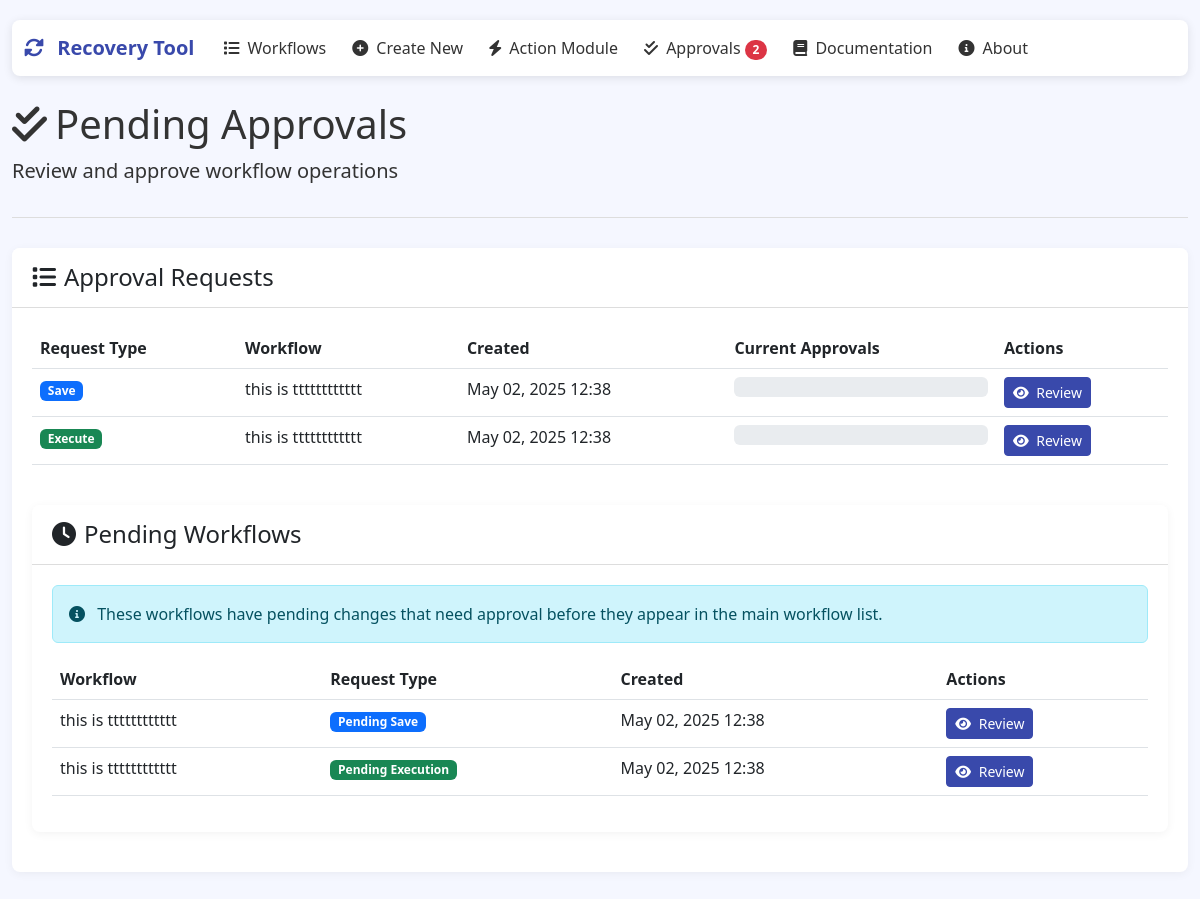
Page /workflows/approvals/ on the committed database.
### workflow_builder/models.py (models this page shows, shortened)
class ApprovalRequest(models.Model):
    REQUEST_TYPES = [
        ('workflow_save', 'Workflow Save'),
        ('workflow_execute', 'Workflow Execute'),
    ]
    STATUS_CHOICES = [
        ('pending', 'Pending'),
        ('approved', 'Approved'),
        ('rejected', 'Rejected'),
    ]
    id = models.UUIDField(primary_key=True, default=uuid.uuid4, editable=False)
    request_type = models.CharField(max_length=50, choices=REQUEST_TYPES)
    workflow = models.ForeignKey(Workflow, related_name='approval_requests', on_delete=models.CASCADE)
    workflow_data = models.JSONField(null=True, blank=True)  # For storing workflow data before save
    status = models.CharField(max_length=20, choices=STATUS_CHOICES, default='pending')
    created_at = models.DateTimeField(auto_now_add=True)
    updated_at = models.DateTimeField(auto_now=True)
    approver1 = models.CharField(max_length=100, null=True, blank=True)
    approver1_time = models.DateTimeField(null=True, blank=True)
    approver2 = models.CharField(max_length=100, null=True, blank=True)
    approver2_time = models.DateTimeField(null=True, blank=True)
    @property
    def approval_count(self):
        count = 0
        if self.approver1:
            count += 1
        if self.approver2:
            count += 1
        return count

class Workflow(models.Model):
    id = models.UUIDField(primary_key=True, default=uuid.uuid4, editable=False)
    name = models.CharField(max_length=255)
    description = models.TextField(blank=True, null=True)
    created_at = models.DateTimeField(auto_now_add=True)
    updated_at = models.DateTimeField(auto_now=True)
    yaml_content = models.TextField(blank=True, null=True)

### workflow_builder/views.py (the view)
# urls.py: path('approvals/', views.approval_list, name='approval_list'),
def approval_list(request):
    pending_requests = ApprovalRequest.objects.filter(status='pending')
    if request.GET.get('count_only') == 'true':
        return JsonResponse({
            'pending_count': pending_requests.count()
        })
    return render(request, 'workflow_builder/approval_list.html', {
        'pending_requests': pending_requests
    })

### workflow_builder/templatetags/custom_filters.py (called while the page is built)
@register.filter
def multiply(value, arg):
    try:
        return int(value) * int(arg)
    except (ValueError, TypeError):
        return ''

### workflow_builder/templates/workflow_builder/approval_list.html (shortened to what this page needs)
{% extends 'workflow_builder/base.html' %}
{% load custom_filters %}
{% block content %}
<div class="page-header">
    <h1><i class="fas fa-check-double me-2"></i>Pending Approvals</h1>
    <p class="lead">Review and approve workflow operations</p>
</div>
<div class="card">
    <div class="card-header">
        <h4 class="mb-0"><i class="fas fa-list me-2"></i>Approval Requests</h4>
    </div>
    <div class="card-body">
        {% if pending_requests %}
            <div class="table-responsive">
                <table class="table table-hover">
                    <thead>
                        <tr>
                            <th>Request Type</th>
                            <th>Workflow</th>
                            <th>Created</th>
                            <th>Current Approvals</th>
                            <th>Actions</th>
                        </tr>
                    </thead>
                    <tbody>
                        {% for request in pending_requests %}
                            <tr>
                                <td>
                                    {% if request.request_type == 'workflow_save' %}
                                        <span class="badge bg-primary">Save</span>
                                    {% elif request.request_type == 'workflow_execute' %}
                                        <span class="badge bg-success">Execute</span>
                                    {% endif %}
                                </td>
                                <td>{{ request.workflow.name }}</td>
                                <td>{{ request.created_at|date:"M d, Y H:i" }}</td>
                                <td>
                                    <div class="progress" style="height: 20px;">
                                    </div>
                                </td>
                                <td>
                                    <a href="{% url 'approval_detail' request.id %}" class="btn btn-primary btn-sm">
                                        <i class="fas fa-eye me-1"></i> Review
                                    </a>
                                </td>
                            </tr>
                        {% endfor %}
                    </tbody>
                </table>
            </div>
<div class="card mt-4">
    <div class="card-header">
        <h4 class="mb-0"><i class="fas fa-clock me-2"></i>Pending Workflows</h4>
    </div>
    <div class="card-body">
        {% if pending_requests %}
            <p class="alert alert-info">
                <i class="fas fa-info-circle me-2"></i>
                These workflows have pending changes that need approval before they appear in the main workflow list.
            </p>
            <div class="table-responsive">
                <table class="table table-hover">
                    <thead>
                        <tr>
                            <th>Workflow</th>
                            <th>Request Type</th>
                            <th>Created</th>
                            <th>Actions</th>
                        </tr>
                    </thead>
                    <tbody>
                        {% for request in pending_requests %}
                            <tr>
                                <td>{{ request.workflow.name }}</td>
                                <td>
                                    {% if request.request_type == 'workflow_save' %}
                                        <span class="badge bg-primary">Pending Save</span>
                                    {% elif request.request_type == 'workflow_execute' %}
                                        <span class="badge bg-success">Pending Execution</span>
                                    {% endif %}
                                </td>
                                <td>{{ request.created_at|date:"M d, Y H:i" }}</td>
                                <td>
                                    <a href="{% url 'approval_detail' request.id %}" class="btn btn-primary btn-sm">
                                        <i class="fas fa-eye me-1"></i> Review
                                    </a>
                                </td>
                            </tr>
                        {% endfor %}
                    </tbody>
                </table>
            </div>
        {% else %}
            <div class="alert alert-success mb-0">
                <i class="fas fa-check-circle me-2"></i> No pending workflow changes.
            </div>
        {% endif %}
    </div>
</div>
        {% else %}
            <div class="alert alert-info mb-0">
                <i class="fas fa-info-circle me-2"></i> No pending approval requests found.
            </div>
        {% endif %}
    </div>
</div>
{% endblock %}

### workflow_builder/templates/workflow_builder/base.html (style rules this page uses)
:root { --primary-color: #3949ab; --primary-light: #6f74dd; --primary-dark: #00227b; --secondary-color: #ef6c00; --secondary-light: #ff9d3f; --secondary-dark: #b53d00; --background-light: #f5f7ff; --text-color: #333; --border-color: #ddd; --success-color: #4caf50; --danger-color: #f44336; --warning-color: #ff9800; --info-color: #2196f3; }
body { background-color: var(--background-light); color: var(--text-color); font-family: 'Segoe UI', Tahoma, Geneva, Verdana, sans-serif; padding-top: 20px; padding-bottom: 20px; }
.card { border-radius: 8px; border: none; box-shadow: 0 2px 10px rgba(0, 0, 0, 0.05); transition: transform 0.3s, box-shadow 0.3s; margin-bottom: 20px; overflow: hidden; }
.card-header { background-color: white; border-bottom: 1px solid var(--border-color); font-weight: 600; padding: 15px 20px; }
.card-body { padding: 20px; }
.btn-primary { background-color: var(--primary-color); border-color: var(--primary-color); }
.page-header { margin-bottom: 30px; border-bottom: 1px solid var(--border-color); padding-bottom: 15px; }

### rows in the picture
ApprovalRequest: request_type "Save", workflow.name "this is tttttttttttt", created_at "May 02, 2025 12:38"
ApprovalRequest: request_type "Execute", workflow.name "this is tttttttttttt", created_at "May 02, 2025 12:38"
